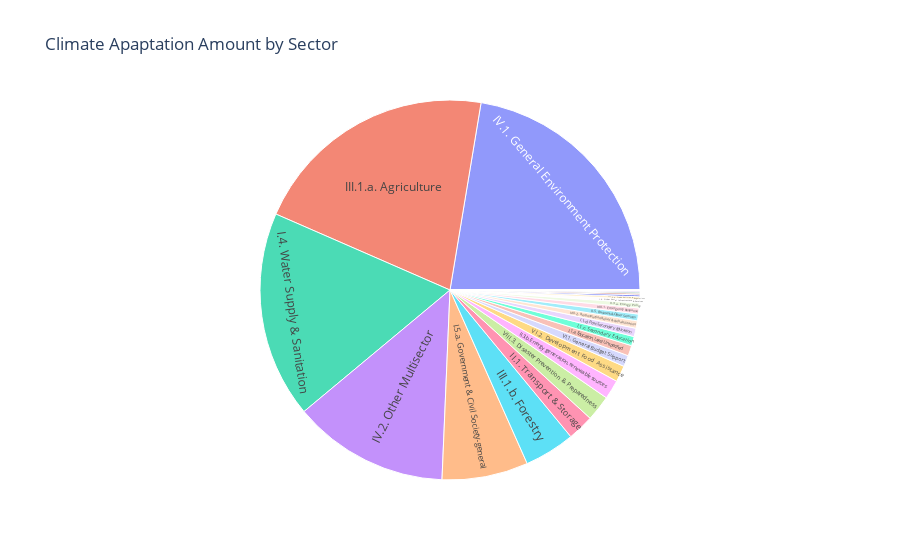

Write notebook code for a chart like this one.
### Code cell
clim_adapt_fig = px.sunburst(filtered_year_df, path=['Sector'], values=f'clim_adapt_amount_{year}', title='Climate Apaptation Amount by Sector')
clim_adapt_fig.show()

### Figure 1 — Plotly figure (JSON) as saved in the notebook; plotly's stock layout.template omitted (floating-point values rounded to 4 significant figures)
{"data": [{"branchvalues": "total", "domain": {"x": [0, 1], "y": [0, 1]}, "hovertemplate": "labels=%{label}<br>clim_adapt_amount_2013=%{value}<br>parent=%{parent}<br>id=%{id}<extra></extra>", "ids": ["I.1.a. Education, Level Unspecified", "I.1.b. Basic Education", "I.1.c. Secondary Education", "I.1.d. Post-Secondary Education", "I.2.a. Health, General", "I.2.b. Basic Health", "I.2.c. Non-communicable diseases (NCDs)", "I.3. Population Policies/Programmes & Reproductive Health", "I.4. Water Supply & Sanitation", "I.5.a. Government & Civil Society-general", "I.5.b. Conflict, Peace & Security", "I.6. Other Social Infrastructure & Services", "II.1. Transport & Storage", "II.2. Communications", "II.3.a. Energy Policy", "II.3.b. Energy generation, renewable sources", "II.3.c. Energy generation, non-renewable sources", "II.3.d. Hybrid energy plants", "II.3.f. Energy distribution", "II.4. Banking & Financial Services", "II.5. Business & Other Services", "III.1.a. Agriculture", "III.1.b. Forestry", "III.1.c. Fishing", "III.2.a. Industry", "III.2.b. Mineral Resources & Mining", "III.2.c. Construction", "III.3.a. Trade Policies & Regulations", "III.3.b. Tourism", "IV.1. General Environment Protection", "IV.2. Other Multisector", "IX. Unallocated / Unspecified", "VI.1. General Budget Support", "VI.2. Development Food Assistance", "VII. Action Relating to Debt", "VIII.1. Emergency Response", "VIII.2. Reconstruction Relief & Rehabilitation", "VIII.3. Disaster Prevention & Preparedness"], "labels": ["I.1.a. Education, Level Unspecified", "I.1.b. Basic Education", "I.1.c. Secondary Education", "I.1.d. Post-Secondary Education", "I.2.a. Health, General", "I.2.b. Basic Health", "I.2.c. Non-communicable diseases (NCDs)", "I.3. Population Policies/Programmes & Reproductive Health", "I.4. Water Supply & Sanitation", "I.5.a. Government & Civil Society-general", "I.5.b. Conflict, Peace & Security", "I.6. Other Social Infrastructure & Services", "II.1. Transport & Storage", "II.2. Communications", "II.3.a. Energy Policy", "II.3.b. Energy generation, renewable sources", "II.3.c. Energy generation, non-renewable sources", "II.3.d. Hybrid energy plants", "II.3.f. Energy distribution", "II.4. Banking & Financial Services", "II.5. Business & Other Services", "III.1.a. Agriculture", "III.1.b. Forestry", "III.1.c. Fishing", "III.2.a. Industry", "III.2.b. Mineral Resources & Mining", "III.2.c. Construction", "III.3.a. Trade Policies & Regulations", "III.3.b. Tourism", "IV.1. General Environment Protection", "IV.2. Other Multisector", "IX. Unallocated / Unspecified", "VI.1. General Budget Support", "VI.2. Development Food Assistance", "VII. Action Relating to Debt", "VIII.1. Emergency Response", "VIII.2. Reconstruction Relief & Rehabilitation", "VIII.3. Disaster Prevention & Preparedness"], "name": "", "parents": ["", "", "", "", "", "", "", "", "", "", "", "", "", "", "", "", "", "", "", "", "", "", "", "", "", "", "", "", "", "", "", "", "", "", "", "", "", ""], "type": "sunburst", "values": [3.838, 0.1396, 3.383, 3.066, 0, 0.2146, 0, 0.01041, 75.8, 31.59, 0.342, 1.257, 9.637, 0, 1.819, 7.041, 0, 0, 0, 0.6909, 2.474, 90.76, 18.55, 0.4438, 0.02759, 0, 0, 0.9949, 0, 96.42, 57.21, 0.576, 4.138, 5.977, 0, 2.21, 2.733, 9.433]}], "layout": {"legend": {"tracegroupgap": 0}, "title": {"text": "Climate Apaptation Amount by Sector"}}}
